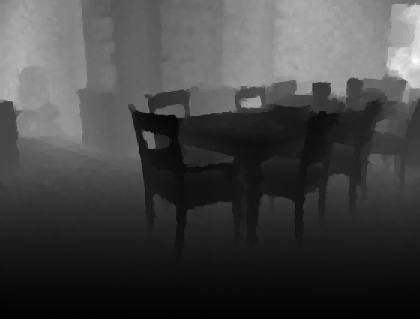
%> input picture imgs/depth.png, 420 x 319 px, shrunk from 560 x 425 before the run
$ octave getHeightMap.m   (GNU Octave 9; MATLAB toolbox functions it lacks are replaced by stand-ins)
%> lines starting %> are read from the running program, lines starting %| are printed output that depends on the picture; in (x1, y1, x2, y2) boxes, pixels count from 0 and x2, y2 are one past the last pixel; in counts of white or black regions, pixels touching at a corner belong together; the program's own positions count from 1
### getPointCloudFromZ.m
function [x3 y3 z3] = getPointCloudFromZ(Z, C, s)
%function [x3 y3 z3] = getPointCloudFromZ(Z, C, s)
% Input:
%   Z, C the camera matrix, s is the factor by which Z has been upsampled!?
% Output:
%   the point cloud in x3, y3, z3;

% AUTORIGHTS
% ---------------------------------------------------------
% Copyright (c) 2014, Saurabh Gupta
%
% This file is part of the RGBD Utils code and is available
% under the terms of the Simplified BSD License provided in
% LICENSE. Please retain this notice and LICENSE if you use
% this file (or any portion of it) in your project.
% ---------------------------------------------------------

	if(~exist('s','var')), s = 1; end

	[H, W, gr] = size(Z);
  [xx, yy] = meshgrid(1:W,1:H);

 	%% Color camera parameters
	cc_rgb = C(1:2,3)*s;
	fc_rgb = diag(C(1:2,1:2))*s;

	x3 = (xx - cc_rgb(1)) .* Z/ fc_rgb(1);
	y3 = (yy - cc_rgb(2)) .* Z / fc_rgb(2);
	z3 = Z;
end

### processDepthImage.m
function [pc, N, yDir, h, pcRot, NRot] = processDepthImage(z, missingMask, C)
% function [pc, N, yDir, h, pcRot, NRot] = processDepthImage(z, missingMask, C)
% Input:
%   z is in centimetres
%   C is the camera matrix

% AUTORIGHTS

  yDirParam.angleThresh = [45 15];
  yDirParam.iter = [5 5];
  yDirParam.y0 = [0 1 0]';

  normalParam.patchSize = [3 10];

  [X, Y, Z] = getPointCloudFromZ(z, C, 1);

  % [9 lines of commented-out code are left out]

  pc = cat(3, X, Y, Z);

  % Compute the normals for this image
  [N1 b1] = computeNormalsSquareSupport(z./100, missingMask, normalParam.patchSize(1),...
    1, C, ones(size(z)));
  [N2 b2] = computeNormalsSquareSupport(z./100, missingMask, normalParam.patchSize(2),...
    1, C, ones(size(z)));
  % [N1 b1] = computeNormals2(pc(:,:,1), pc(:,:,2), pc(:,:,3), ones(size(pc(:,:,1))), normalParam.patchSize(1));
  % [N2 b2] = computeNormals2(pc(:,:,1), pc(:,:,2), pc(:,:,3), ones(size(pc(:,:,1))), normalParam.patchSize(2));

  N = N1;

  % Compute the direction of gravity
  yDir = getYDir(N2, yDirParam);
  y0 = [0 1 0]';
  R = getRMatrix(y0, yDir);
  NRot = rotatePC(N, R');
  pcRot = rotatePC(pc, R');
  h = -pcRot(:,:,2);
  yMin = prctile(h(:), 0); if(yMin > -90) yMin = -130; end
  h = h-yMin;
end

### computeNormalsSquareSupport.m
function [N b] = computeNormalsSquareSupport(depthImage, missingMask, R, sc, cameraMatrix, superpixels)
% function [N b] = computeNormalsMatlab(depthImage, missingMask, R, sc, cameraMatrix, superpixels)
%   Clip out a 2R+1 x 2R+1 window at each point and estimate
%   the normal from points within this window. In case the window
%   straddles more than a single superpixel, only take points in the
%   same superpixel as the centre pixel. Takes about 0.5 second per image.
%   Does not use ImageStack so is more platform independent, but
%   gives different results.
% Input:
%   depthImage:   in metres
%   missingMask:  boolean mask of what data was missing
%   R:            radius of clipping
%   sc:           to upsample or not
%   superpixels:  superpixel map to define bounadaries that should
%                 not be straddled
%
% Output: The normal at pixel (x,y) is N(x, y, :)'pt + b(x,y) = 0
%   N:            Normal field
%   b:            bias

% AUTORIGHTS
% ---------------------------------------------------------
% Copyright (c) 2014, Saurabh Gupta
%
% This file is part of the RGBD Utils code and is available
% under the terms of the Simplified BSD License provided in
% LICENSE. Please retain this notice and LICENSE if you use
% this file (or any portion of it) in your project.
% ---------------------------------------------------------

  % Convert to centi metres
	depthImage = depthImage*100;
	[X, Y, Z] = getPointCloudFromZ(depthImage, cameraMatrix, sc);
  Xf = X; Yf = Y; Zf = Z; % Only used for assigning the sign to N
  X(missingMask) = NaN;
  Y(missingMask) = NaN;
  Z(missingMask) = NaN;

  N = NaN([size(Z), 3]);

  one_Z = 1./Z;
	X_Z = X./Z;
	Y_Z = Y./Z;
	one = Z; one(~isnan(one)) = 1;
	X_ZZ = X./(Z.*Z);
	Y_ZZ = Y./(Z.*Z);

	AtARaw = cat(3, X_Z.^2, X_Z.*Y_Z, X_Z, Y_Z.^2, Y_Z, one);
	AtbRaw = cat(3, X_ZZ, Y_ZZ, one_Z);

	% With clipping
	AtA = filterItChopOff(cat(3, AtARaw, AtbRaw), R, superpixels);
	Atb = AtA(:, :, (size(AtARaw,3)+1):end);
	AtA = AtA(:, :, 1:size(AtARaw,3));

	[AtA_1 detAtA] = invertIt(AtA);

	N = mutiplyIt(AtA_1, Atb);
	b = N(:,:,1);
	b(:) = -detAtA;
	b = bsxfun(@rdivide, b, sqrt(sum(N.^2,3)));
	N = bsxfun(@rdivide, N, sqrt(sum(N.^2,3)));

	%Reorient the normals to point out from the scene.
	SN = sign(N(:,:,3));
	SN(SN == 0) = 1;
	N = N.*repmat(SN, [1 1 3]);
	b = b.*SN;
	sn = sign(sum(N.*cat(3, Xf, Yf, Zf),3));
	sn(isnan(sn)) = 1;
	sn(sn == 0) = 1;
  % sn(:) = 1;
	N = repmat(sn,[1 1 3]).*N;
	b = b.*sn;
end

function x = mutiplyIt(AtA_1, Atb)
	a = @(k) AtA_1(:,:,k);
	b = @(k) Atb(:,:,k);
	x1 = a(1).*b(1) + a(2).*b(2) + a(3).*b(3);
	x2 = a(2).*b(1) + a(4).*b(2) + a(5).*b(3);
	x3 = a(3).*b(1) + a(5).*b(2) + a(6).*b(3);
	x = cat(3, x1, x2, x3);
end

function [AtA_1 detAtA]= invertIt(AtA)
	a = @(k) AtA(:,:,k);

	A = a(4).*a(6) - a(5).*a(5);
	D = -(a(2).*a(6 )- a(3).*a(5));
	G = a(2).*a(5) - a(3).*a(4);
	E = a(1).*a(6) - a(3).*a(3);
	H = -(a(1).*a(5) - a(2).*a(3));
	K = a(1).*a(4) - a(2).*a(2);

    x1 = a(1).*A;
    x2 =  a(2).*D;
    x3 = a(3).*G;
	detAtA = x1 +x2 +x3;

	AtA_1 = cat(3, A, D, G, E, H, K);
	%AtA_1 = bsxfun(@rdivide, AtA_1, detAtA);
end

function fFilt = filterItChopOff(f, r, sp)
	f(isnan(f)) = 0;
	[H W d] = size(f);
	B = ones(2*r+1,2*r+1);

	minSP = ordfilt2(sp, 1, B, 'symmetric');
	maxSP = ordfilt2(sp, numel(B), B, 'symmetric');
	ind = find(minSP(:) ~= sp(:) | maxSP(:) ~= sp(:));
	spInd = sp; spInd(:) = 1:numel(sp);

	delta = zeros(size(f));
	delta = reshape(delta, [H*W, d]);
	f = reshape(f, [H*W, d]);

	% Calculate the delta...
	% fprintf('Need to recompute for %d/%d...\n', length(ind), numel(sp));
	[I, J] = ind2sub([H W],  ind);
	for i = 1:length(ind),
		x = I(i); y = J(i);
		clipInd = spInd(max(1, x-r):min(H, x+r), max(1, y-r):min(W, y+r));
		diffInd = clipInd(sp(clipInd) ~= sp(x,y));
		delta(ind(i), :) = sum(f(diffInd, :),1);
	end

	delta = reshape(delta, [H W d]);
	f = reshape(f, [H W d]);

  for i = 1:size(f,3),
    fFilt(:,:,i) = filter2(B, f(:,:,i));
  end
	fFilt = fFilt-delta;
end

% [7 lines left out: function filterIt, not called in this run]

### getYDir.m
function y = getYDir(N, yDirParam)
% function y = getYDir(N, yDirParam)
% Input:
%   N:            normal field
%   yDirParam:    parameters
%                 struct('y0', [0 1 0]', 'angleThresh', [45 15], 'iter', [5 5]);
% Output:
%   y:            Gravity direction

% AUTORIGHTS
% ---------------------------------------------------------
% Copyright (c) 2014, Saurabh Gupta
%
% This file is part of the RGBD Utils code and is available
% under the terms of the Simplified BSD License provided in
% LICENSE. Please retain this notice and LICENSE if you use
% this file (or any portion of it) in your project.
% ---------------------------------------------------------

	y = yDirParam.y0;
	for i = 1:length(yDirParam.angleThresh),
		y = getYDirHelper(N, y, yDirParam.angleThresh(i), yDirParam.iter(i));
	end
end

function yDir = getYDirHelper(N, y0, thresh, iter)
% function yDir = getYDirHelper(N, y0, thresh, iter)
%Input:
%	N: HxWx3 matrix with normal at each pixel.
%	y0: the initial gravity direction
%	thresh: in degrees the threshold for mapping to parallel to gravity and perpendicular to gravity
% 	iter: number of iterations to perform
%Output:
%	yDir: the direction of gravity vector as inferred

	nn = permute(N,[3 1 2]);
	nn = reshape(nn,[3 numel(nn)/3]);
	nn = nn(:,~isnan(nn(1,:)));

	%Set it up as a optimization problem.

	yDir = y0;
	%Let us do hard assignments
	for i = 1:iter,
		sim0 = yDir'*nn;
		indF = abs(sim0) > cosd(thresh);
		indW = abs(sim0) < sind(thresh);

		NF = nn(:, indF);
		NW = nn(:, indW);
		A = NW*NW' - NF*NF';
		b = zeros(3,1);
		c = size(NF,2);

		[V D] = eig(A);
		[gr ind] = min(diag(D));
		newYDir = V(:,ind);
		yDir = newYDir.*sign(yDir'*newYDir);
	end
end

### getRMatrix.m
function R = getRMatrix(yi, yf)
% function R = getRMatrix(yi, yf)
% Generates a rotation matrix that
%   if yf is a scalar, rotates about axis yi by yf degrees
%   if yf is an axis, rotates yi to yf in the direction given by yi x yf

% AUTORIGHTS
% ---------------------------------------------------------
% Copyright (c) 2014, Saurabh Gupta
%
% This file is part of the RGBD Utils code and is available
% under the terms of the Simplified BSD License provided in
% LICENSE. Please retain this notice and LICENSE if you use
% this file (or any portion of it) in your project.
% ---------------------------------------------------------
  if(isscalar(yf))
    ax = yi./norm(yi);
    phi = yf;
  else
	  yi = yi./norm(yi);
	  yf = yf./norm(yf);
	  ax = cross(yi,yf);
	  ax = ax./norm(ax);
	  %Find angle of rotation
	  % phi = acosd(abs(yi'*yf)); % we dont need to take absolute value here.
	  phi = acosd(yi'*yf);
  end

	if(abs(phi) > 0.1),
		% ax = cross(yi,yf);
		% ax = ax./norm(ax);
		phi = phi*(pi/180);
		S_hat = [ 0 -ax(3) ax(2); ax(3) 0 -ax(1);-ax(2) ax(1) 0];
		R = eye(3) + sin(phi)*S_hat + (1-cos(phi))*(S_hat^2);
	else
		R = eye(3,3);
	end
end

### nyu-hooks-master/getCameraParam.m
function C = getCameraParam(colorOrZ)
%function C = getCameraParam(colorOrZ,nyuOrX)
%gets the camera matrix, C
%Input:
% colorOrZ 'color', 'depth'
  if(nargin < 1)
    error('Insufficient arguments\n');
  end

  switch colorOrZ,

  case 'color',
    % RGB Intrinsic Parameters
    fx_rgb = 5.1885790117450188e+02;
    fy_rgb = 5.1946961112127485e+02;
    cx_rgb = 3.2558244941119034e+02;
    cy_rgb = 2.5373616633400465e+02;
    fc_rgb = [fx_rgb,fy_rgb];
    cc_rgb = [cx_rgb,cy_rgb];
    C = [fc_rgb(1) 0 cc_rgb(1);
      0 fc_rgb(2) cc_rgb(2);
      0 0 1];

  case 'depth',
    % Depth Intrinsic Parameters
    fx_d = 5.8262448167737955e+02;
    fy_d = 5.8269103270988637e+02;
    cx_d = 3.1304475870804731e+02;
    cy_d = 2.3844389626620386e+02;
    fd_d = [fx_d,fy_d];
    cd_d = [cx_d,cy_d];
    C = [fd_d(1) 0 cd_d(1);
      0 fd_d(2) cd_d(2);
      0 0 1];
  end

end

### rotatePC.m
function tmp = rotatePC(pc,R)
% function tmp = rotatePC(pc,R)

% AUTORIGHTS
% ---------------------------------------------------------
% Copyright (c) 2014, Saurabh Gupta
%
% This file is part of the RGBD Utils code and is available
% under the terms of the Simplified BSD License provided in
% LICENSE. Please retain this notice and LICENSE if you use
% this file (or any portion of it) in your project.
% ---------------------------------------------------------

  if(isequal(R,eye(3)))
      tmp = pc;
  else
    pc = permute(pc,[3 1 2]);
    tmp = reshape(pc,[3 numel(pc)/3]);
    tmp = R*tmp;
    tmp = reshape(tmp, size(pc));
    tmp = permute(tmp,[2 3 1]);
    pc = tmp;
  end

end

### getHeightMap.m
CamMatrix = getCameraParam('color');
depthImg = double(imread('imgs/depth.png')) ./ 1000;
%> depthImg: size 319x420 double; min 1.92, max 9.48, mean 3.95
[height,width] = size(depthImg);
%> height = 319; width = 420
rawDepth = imread('imgs/rawdepth.png');
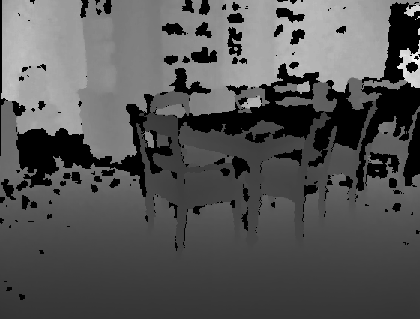
%> input picture imgs/rawdepth.png, 420 x 319 px, shrunk from 560 x 425 before the run
%> rawDepth is the input picture: size 319x420 uint16; min 0, max 9582, mean 3215.1
missingMask = (rawDepth == 0);
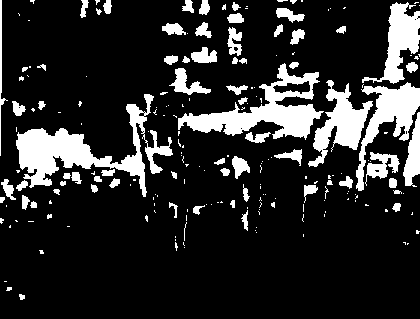
%> missingMask: size 319x420 logical; 16.6% white; 205 white regions (137 under 20 px), largest, box (x1, y1, x2, y2) and area: (16, 94, 173, 197) 4589, (178, 63, 324, 140) 3805, (356, 82, 420, 191) 2282
[pc,N,yDir,h,pcRot,NRot] = processDepthImage(depthImg*100, missingMask, CamMatrix);
%> in computeNormalsSquareSupport, `X(missingMask) = NaN;`:
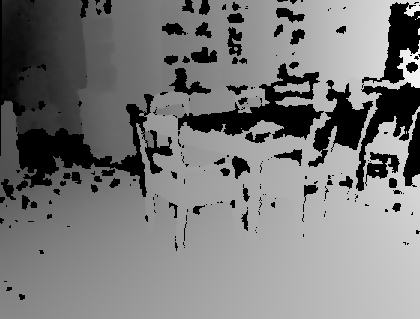
%> X: size 319x420 double; 16.58% of the values are NaN or infinite; the others: min -444.5, max 167.1, mean -94.11; drawn with min black, max white, NaN and infinite black
%> in computeNormalsSquareSupport, `Y(missingMask) = NaN;`:
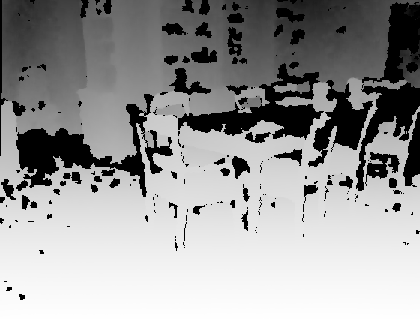
%> Y: size 319x420 double; 16.58% of the values are NaN or infinite; the others: min -383.1, max 25.28, mean -89.4; drawn with min black, max white, NaN and infinite black
%> in computeNormalsSquareSupport, `Z(missingMask) = NaN;`:
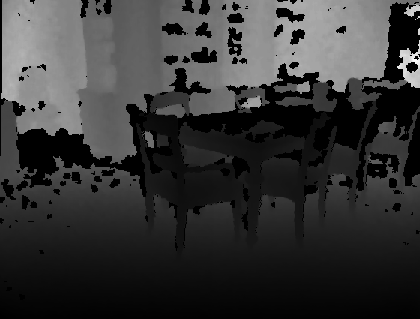
%> Z: size 319x420 double; 16.58% of the values are NaN or infinite; the others: min 192.3, max 948.4, mean 385.5; drawn with min black, max white, NaN and infinite black
%> in computeNormalsSquareSupport, `one(~isnan(one)) = 1`: one: size 319x420 double; 16.58% of the values are NaN or infinite; the others: min 1, max 1, mean 1
%> in computeNormalsSquareSupport, `AtbRaw = cat(3, X_ZZ, Y_ZZ, one_Z);`: AtbRaw: size 319x420x3 double; 16.58% of the values are NaN or infinite; the others: min -0.00325, max 0.0052, mean 0.00068
%> in computeNormalsSquareSupport, `N = bsxfun(@rdivide, N, sqrt(sum(N.^2,3)));`: N: size 319x420x3 double; 5.21% of the values are NaN or infinite; the others: min -1, max 1, mean 0.234
%> in computeNormalsSquareSupport, `N = N.*repmat(SN, [1 1 3]);`: N: size 319x420x3 double; 5.21% of the values are NaN or infinite; the others: min -1, max 1, mean 0.292
%> in computeNormalsSquareSupport, `sn(isnan(sn)) = 1;`:
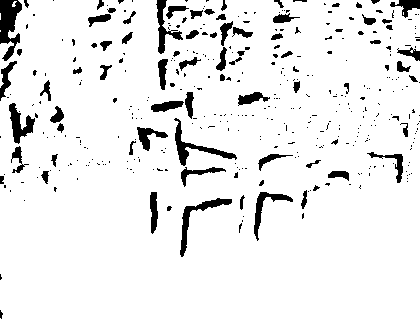
%> sn: size 319x420 double; values -1 (black) and 1 (white), 92.3% white; 392 black regions (315 under 20 px), largest, box (x1, y1, x2, y2) and area: (0, 0, 22, 61) 796, (174, 118, 237, 166) 568, (180, 198, 232, 257) 542
%> in computeNormalsSquareSupport, `N = repmat(sn,[1 1 3]).*N;`: N: size 319x420x3 double; 5.21% of the values are NaN or infinite; the others: min -1, max 1, mean 0.233
%> in invertIt (call 2), `G = a(2).*a(5) - a(3).*a(4);`:
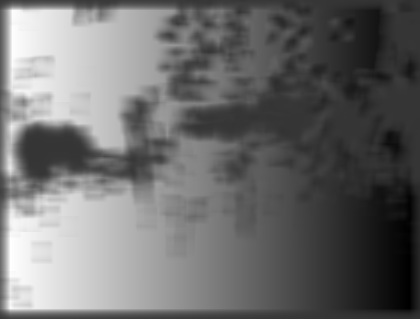
%> G: size 319x420 double; min -4.3, max 16.02, mean 4.44; drawn with min black and max white
%> the loop in getYDir, `for i = 1:length(yDirParam.angleThresh),` made 2 passes
%> y on pass 1: [-0.0388; 0.933; 0.357]
%> y on pass 2: [-0.019; 0.931; 0.365]
%> in processDepthImage, `yDir = getYDir(N2, yDirParam);`: yDir = [-0.019; 0.931; 0.365]
%> in getRMatrix, `ax = cross(yi,yf);`: ax = [0.365; 0; 0.019]
%> in getRMatrix, `ax = ax./norm(ax);`: ax = [0.999; 0; 0.0522]
%> in getRMatrix, `phi = acosd(yi'*yf);`: phi = 21.41
%> in getRMatrix, `phi = phi*(pi/180);`: phi = 0.374
%> in getRMatrix, `S_hat = [ 0 -ax(3) ax(2); ax(3) 0 -ax(1);-ax(2) ax(1) 0];`: S_hat = [0 -0.0522 0; 0.0522 0 -0.999; 0 0.999 0]
%> in getRMatrix, `R = eye(3) + sin(phi)*S_hat + (1-cos(phi))*(S_hat^2);`: R = [1 -0.019 0.0036; 0.019 0.931 -0.365; 0.0036 0.365 0.931]
%> in processDepthImage, `yMin = prctile(h(:), 0)`: yMin = -102.8
%> yDir = [-0.019; 0.931; 0.365]

X = pc(:,:,1);
Y = h;
Z = pc(:,:,3);
X = X-min(X(:))+1;Z=Z-min(Z(:))+1;

roundX = round(X);roundZ=round(Z);
maxX = max(roundX(:));
%> maxX = 613
maxZ = max(roundZ(:));
%> maxZ = 757

[mx,mz] = meshgrid(1:maxX+1, 1:maxZ+1);
heightMap = ones(maxZ+1, maxX+1) * inf;
for i = 1:height
    for j=1:width
        tx = roundX(i,j)+1;tz=roundZ(i,j)+1;
        heightMap(tz,tx) = min(h(i,j), heightMap(tz,tx));
    end
end
mesh(mx,mz,heightMap,'FaceAlpha',0.5)
